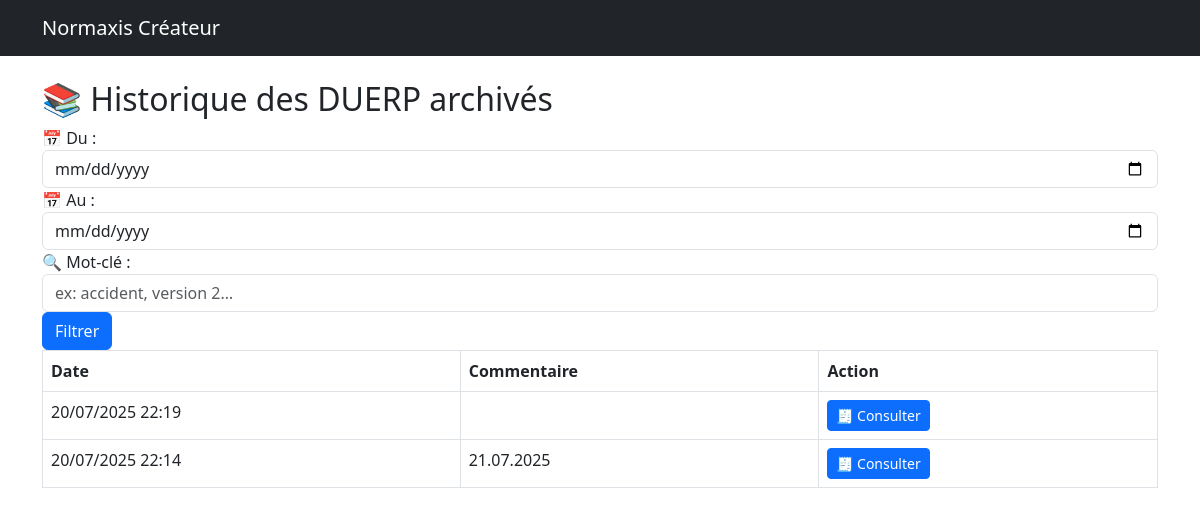
Screenshot of /duerp/historique (signed in) with the database file from the repository.
### models.py (models this page shows)
class DUERPArchive(db.Model):
    id = db.Column(db.Integer, primary_key=True)
    user_id = db.Column(db.Integer, db.ForeignKey('user.id'))
    date_archivage = db.Column(db.DateTime, default=datetime.utcnow)
    contenu_html = db.Column(db.Text, nullable=False)
    commentaire = db.Column(db.String(255), default='Archivage manuel')
    user = db.relationship('User', backref='archives_duerp')

### app.py (the view)
@app.route('/duerp/historique')
@login_required
def historique_duerp():
    query = DUERPArchive.query.filter_by(user_id=current_user.id)
    date_debut = request.args.get('date_debut')
    date_fin = request.args.get('date_fin')
    mot_cle = request.args.get('mot_cle')
    if date_debut:
        query = query.filter(DUERPArchive.date_archivage >= date_debut)
    if date_fin:
        query = query.filter(DUERPArchive.date_archivage <= date_fin)
    if mot_cle:
        query = query.filter(DUERPArchive.commentaire.ilike(f"%{mot_cle}%"))
    archives = query.order_by(DUERPArchive.date_archivage.desc()).all()
    return render_template('duerp_historique.html', archives=archives)

### app.py (called while the page is built)
@login_manager.user_loader
def load_user(user_id):
    return User.query.get(int(user_id))

### templates/duerp_historique.html
{% extends "base.html" %}
{% block content %}
<h2>📚 Historique des DUERP archivés</h2>
<table class="table table-bordered">
<form method="get" class="mb-3 d-flex gap-2 align-items-end">
  <div>
    <label for="date_debut">📅 Du :</label>
    <input type="date" name="date_debut" id="date_debut" class="form-control" value="{{ request.args.get('date_debut', '') }}">
  </div>
  <div>
    <label for="date_fin">📅 Au :</label>
    <input type="date" name="date_fin" id="date_fin" class="form-control" value="{{ request.args.get('date_fin', '') }}">
  </div>
  <div>
    <label for="mot_cle">🔍 Mot-clé :</label>
    <input type="text" name="mot_cle" id="mot_cle" class="form-control" placeholder="ex: accident, version 2…" value="{{ request.args.get('mot_cle', '') }}">
  </div>
  <div>
    <button class="btn btn-primary">Filtrer</button>
  </div>
</form>
  <thead>
    <tr>
      <th>Date</th>
      <th>Commentaire</th>
      <th>Action</th>
    </tr>
  </thead>
  <tbody>
    {% for archive in archives %}
    <tr>
      <td>{{ archive.date_archivage.strftime('%d/%m/%Y %H:%M') }}</td>
      <td>{{ archive.commentaire }}</td>
      <td>
        <a href="{{ url_for('voir_archive_duerp', archive_id=archive.id) }}" class="btn btn-sm btn-primary" target="_blank">🧾 Consulter</a>
      </td>
    </tr>
    {% else %}
    <tr><td colspan="3">Aucune archive enregistrée pour l’instant.</td></tr>
    {% endfor %}
  </tbody>
</table>
{% endblock %}

### rows the page displays
DUERPArchive: date_archivage "20/07/2025 22:19"
DUERPArchive: date_archivage "20/07/2025 22:14", commentaire "21.07.2025"
